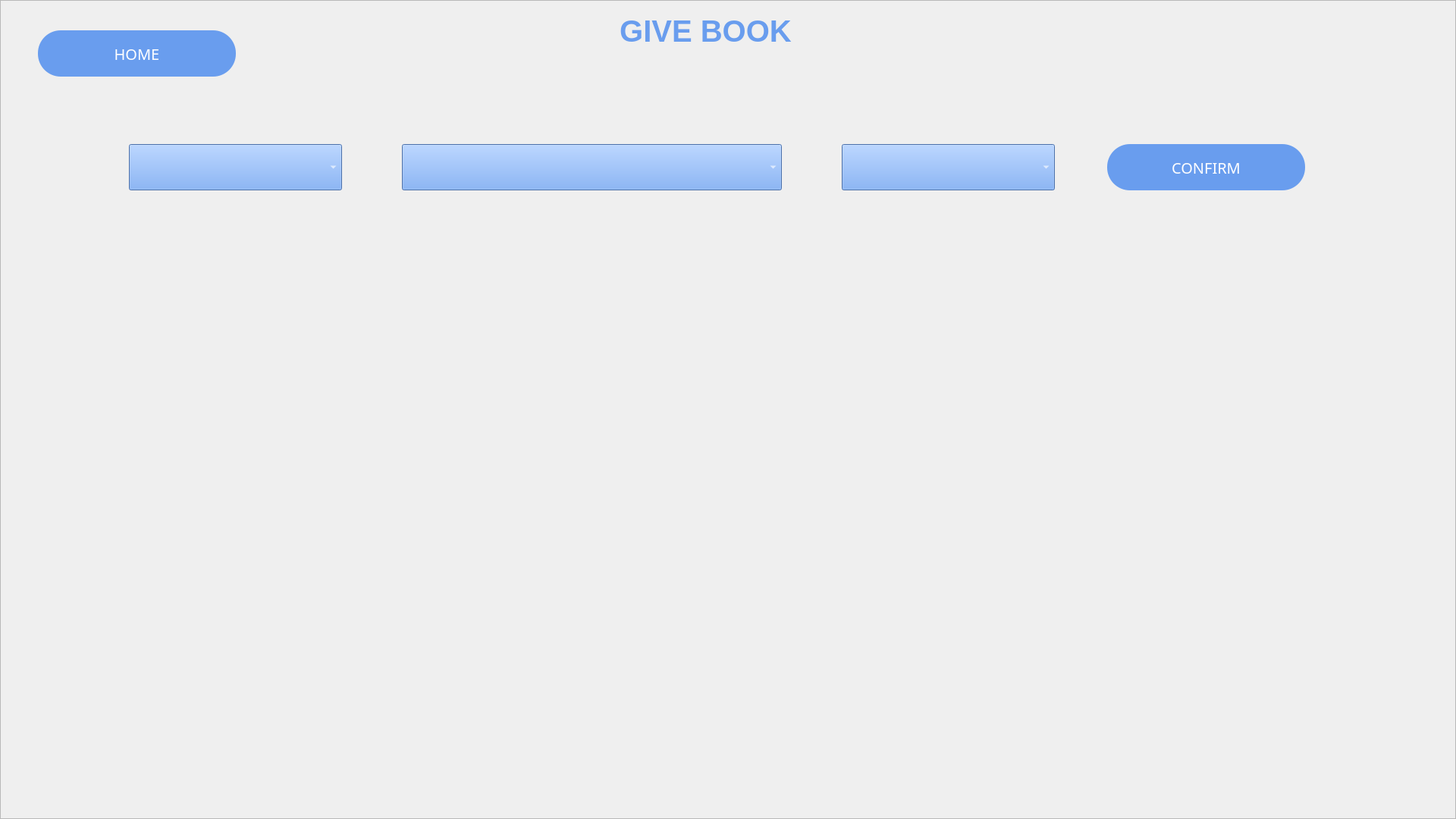
<?xml version="1.0" encoding="UTF-8"?>
<ui version="4.0">
 <class>GiveBook</class>
 <widget class="QMainWindow" name="GiveBook">
  <property name="geometry">
   <rect>
    <x>0</x>
    <y>0</y>
    <width>1920</width>
    <height>1080</height>
   </rect>
  </property>
  <property name="maximumSize">
   <size>
    <width>1920</width>
    <height>1080</height>
   </size>
  </property>
  <property name="windowTitle">
   <string/>
  </property>
  <widget class="QWidget" name="centralwidget">
   <property name="maximumSize">
    <size>
     <width>1920</width>
     <height>1080</height>
    </size>
   </property>
   <widget class="QFrame" name="frame">
    <property name="geometry">
     <rect>
      <x>0</x>
      <y>0</y>
      <width>1920</width>
      <height>1080</height>
     </rect>
    </property>
    <property name="maximumSize">
     <size>
      <width>1920</width>
      <height>1080</height>
     </size>
    </property>
    <property name="styleSheet">
     <string notr="true">background-image: url(:/bg_images/bg_main.png);
background-repeat: no-repeat; 
background-position: center;</string>
    </property>
    <property name="frameShape">
     <enum>QFrame::StyledPanel</enum>
    </property>
    <property name="frameShadow">
     <enum>QFrame::Raised</enum>
    </property>
    <widget class="QLabel" name="give_book_label">
     <property name="geometry">
      <rect>
       <x>560</x>
       <y>10</y>
       <width>741</width>
       <height>61</height>
      </rect>
     </property>
     <property name="font">
      <font>
       <family>MS Shell Dlg 2</family>
       <pointsize>30</pointsize>
       <weight>75</weight>
       <italic>false</italic>
       <bold>true</bold>
      </font>
     </property>
     <property name="styleSheet">
      <string notr="true">QLabel{
color: rgb(105, 157, 238);
background: rgba( 4, 7, 15, 0 );
}
</string>
     </property>
     <property name="text">
      <string>GIVE BOOK</string>
     </property>
     <property name="alignment">
      <set>Qt::AlignCenter</set>
     </property>
     <property name="wordWrap">
      <bool>true</bool>
     </property>
    </widget>
    <widget class="QPushButton" name="go_to_home">
     <property name="geometry">
      <rect>
       <x>50</x>
       <y>40</y>
       <width>261</width>
       <height>61</height>
      </rect>
     </property>
     <property name="font">
      <font>
       <family>Segoe UI Semibold</family>
       <pointsize>15</pointsize>
       <weight>7</weight>
       <italic>false</italic>
       <bold>false</bold>
      </font>
     </property>
     <property name="styleSheet">
      <string notr="true">QPushButton{
 	border-radius:30px;
	color: rgb(255, 255, 255);
	font: 63 15pt &quot;Segoe UI Semibold&quot;;
	background: rgb(105, 157, 238);

}

QPushButton::hover:!pressed
{
background: rgb(105, 157, 238);
border : 2px solid black;
}</string>
     </property>
     <property name="text">
      <string>HOME</string>
     </property>
    </widget>
    <widget class="QComboBox" name="user_id_combobox">
     <property name="geometry">
      <rect>
       <x>170</x>
       <y>190</y>
       <width>281</width>
       <height>61</height>
      </rect>
     </property>
     <property name="styleSheet">
      <string notr="true">QComboBox{
	background: rgb(105, 157, 238);
	color: rgb(255, 255, 255);
	font: 75 12pt &quot;MS Shell Dlg 2&quot;;
	background-color: rgb(105, 157, 238);
}</string>
     </property>
    </widget>
    <widget class="QPushButton" name="confirm_button">
     <property name="geometry">
      <rect>
       <x>1460</x>
       <y>190</y>
       <width>261</width>
       <height>61</height>
      </rect>
     </property>
     <property name="font">
      <font>
       <family>Segoe UI Semibold</family>
       <pointsize>15</pointsize>
       <weight>7</weight>
       <italic>false</italic>
       <bold>false</bold>
      </font>
     </property>
     <property name="styleSheet">
      <string notr="true">QPushButton{
 	border-radius:30px;
	color: rgb(255, 255, 255);
	font: 63 15pt &quot;Segoe UI Semibold&quot;;
	background: rgb(105, 157, 238);

}

QPushButton::hover:!pressed
{
background: rgb(105, 157, 238);
border : 2px solid black;
}</string>
     </property>
     <property name="text">
      <string>CONFIRM</string>
     </property>
    </widget>
    <widget class="QComboBox" name="book_combobox">
     <property name="geometry">
      <rect>
       <x>530</x>
       <y>190</y>
       <width>501</width>
       <height>61</height>
      </rect>
     </property>
     <property name="styleSheet">
      <string notr="true">QComboBox{
	background: rgb(105, 157, 238);
	color: rgb(255, 255, 255);
	font: 75 12pt &quot;MS Shell Dlg 2&quot;;
	background-color: rgb(105, 157, 238);
}</string>
     </property>
    </widget>
    <widget class="QComboBox" name="shelf_combobox">
     <property name="geometry">
      <rect>
       <x>1110</x>
       <y>190</y>
       <width>281</width>
       <height>61</height>
      </rect>
     </property>
     <property name="styleSheet">
      <string notr="true">QComboBox{
	background: rgb(105, 157, 238);
	color: rgb(255, 255, 255);
	font: 75 12pt &quot;MS Shell Dlg 2&quot;;
	background-color: rgb(105, 157, 238);
}</string>
     </property>
    </widget>
    <widget class="QLabel" name="status_label">
     <property name="geometry">
      <rect>
       <x>260</x>
       <y>820</y>
       <width>1371</width>
       <height>131</height>
      </rect>
     </property>
     <property name="font">
      <font>
       <pointsize>20</pointsize>
       <weight>75</weight>
       <bold>true</bold>
      </font>
     </property>
     <property name="styleSheet">
      <string notr="true">QLabel{
color: rgb(255, 255, 255);
background: rgba( 4, 7, 15, 0 );
}</string>
     </property>
     <property name="text">
      <string/>
     </property>
     <property name="alignment">
      <set>Qt::AlignCenter</set>
     </property>
    </widget>
   </widget>
  </widget>
 </widget>
 <resources>
  <include location="../qrc_files/images.qrc"/>
 </resources>
 <connections/>
</ui>
